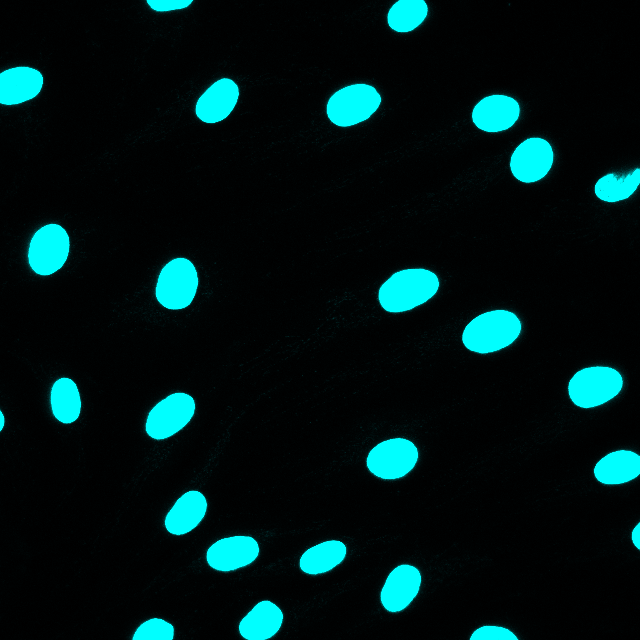
%> input picture DAPI.png, 640 x 640 px
$ octave --eval "result = Get_Images;"   (GNU Octave 9; MATLAB toolbox functions it lacks are replaced by stand-ins)
%> lines starting %> are read from the running program, lines starting %| are printed output that depends on the picture
function [image1,image2,image3] = Get_Images()
	[nFile,nPath] = uigetfile('*','Select Nuclear Image');
%> the answer given: ../DAPI.png
	[jFile,jPath] = uigetfile('*','Select Junctional Image');
%> the answer given: ../VECAD.png
	%[sFile,sPath] = uigetfile('*','Select Signal Image');
	disp('Reading Images');
	image1 = imread(append(nPath,nFile));
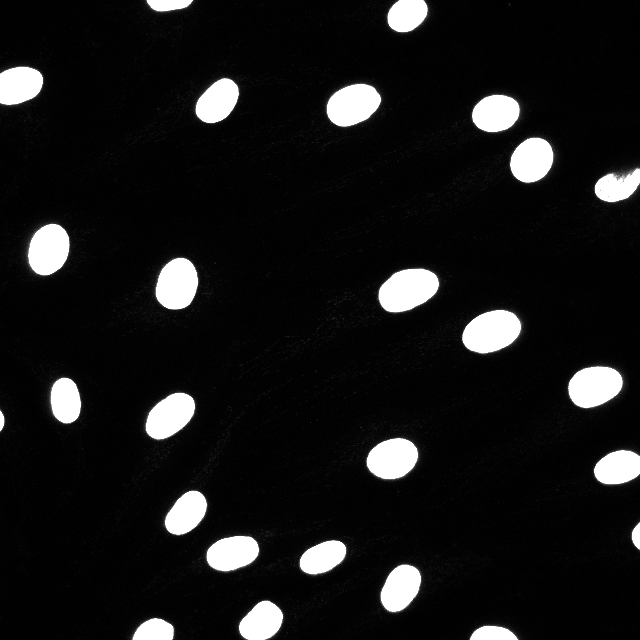
%> image1: size 640x640 uint8; min 0, max 255, mean 23
	image2 = imread(append(jPath,jFile));
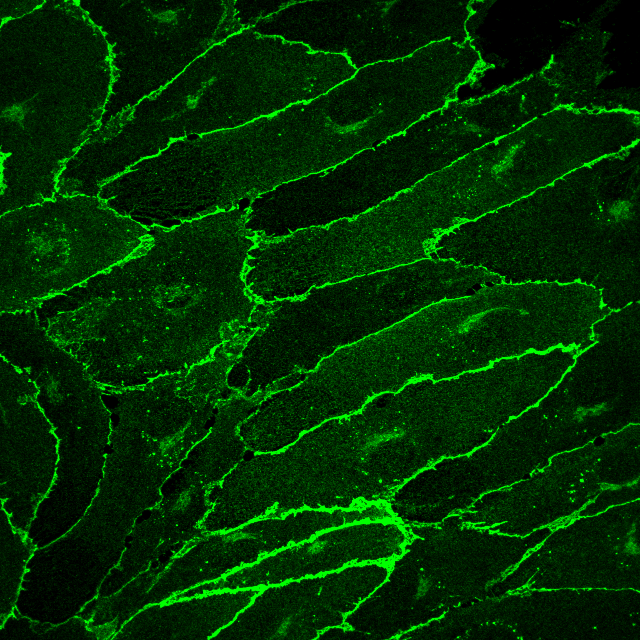
%> input picture VECAD.png, 640 x 640 px
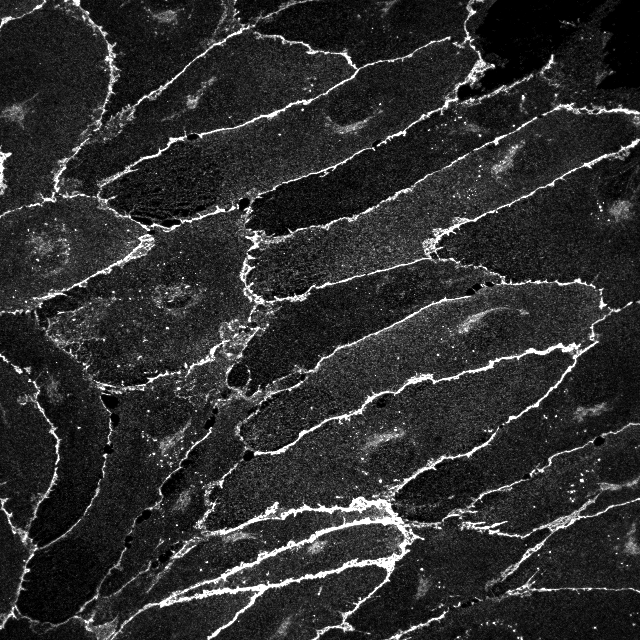
%> image2: size 640x640 uint8; min 0, max 255, mean 46.3
	%image3 = imread(append(sPath,sFile));
	image3 = image2;
end
